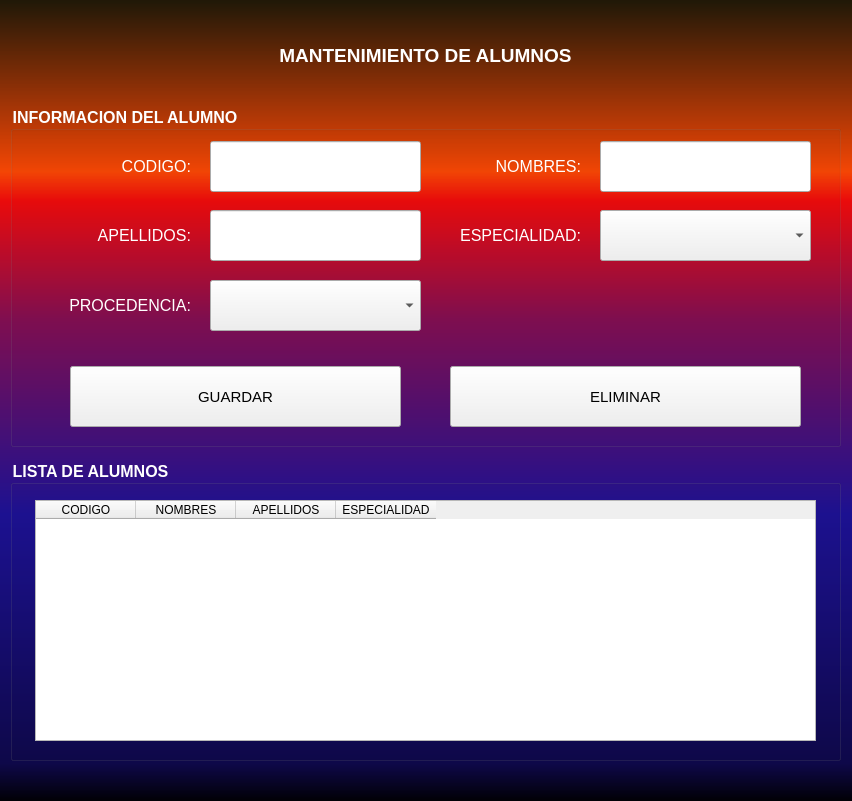
<?xml version="1.0" encoding="UTF-8"?>
<ui version="4.0">
 <class>MainWindow</class>
 <widget class="QMainWindow" name="MainWindow">
  <property name="geometry">
   <rect>
    <x>0</x>
    <y>0</y>
    <width>852</width>
    <height>801</height>
   </rect>
  </property>
  <property name="minimumSize">
   <size>
    <width>852</width>
    <height>801</height>
   </size>
  </property>
  <property name="maximumSize">
   <size>
    <width>852</width>
    <height>801</height>
   </size>
  </property>
  <property name="windowTitle">
   <string>MainWindow</string>
  </property>
  <property name="styleSheet">
   <string notr="true">QWidget#centralwidget{
background-color: qlineargradient(spread:pad, x1:0, y1:1, x2:0, y2:0, stop:0 rgba(0, 0, 0, 255), stop:0.05 rgba(14, 8, 73, 255), stop:0.36 rgba(28, 17, 145, 255), stop:0.6 rgba(126, 14, 81, 255), stop:0.75 rgba(234, 11, 11, 255), stop:0.78607 rgba(244, 70, 5, 255), stop:1 rgba(31, 24, 7, 255));
}</string>
  </property>
  <widget class="QWidget" name="centralwidget">
   <widget class="QLabel" name="label">
    <property name="geometry">
     <rect>
      <x>0</x>
      <y>20</y>
      <width>851</width>
      <height>71</height>
     </rect>
    </property>
    <property name="font">
     <font>
      <pointsize>14</pointsize>
      <weight>75</weight>
      <bold>true</bold>
     </font>
    </property>
    <property name="styleSheet">
     <string notr="true">COLOR: WHITE</string>
    </property>
    <property name="text">
     <string>MANTENIMIENTO DE ALUMNOS</string>
    </property>
    <property name="alignment">
     <set>Qt::AlignCenter</set>
    </property>
   </widget>
   <widget class="QGroupBox" name="groupBox">
    <property name="geometry">
     <rect>
      <x>10</x>
      <y>106</y>
      <width>831</width>
      <height>341</height>
     </rect>
    </property>
    <property name="font">
     <font>
      <pointsize>12</pointsize>
      <weight>75</weight>
      <bold>true</bold>
     </font>
    </property>
    <property name="styleSheet">
     <string notr="true">COLOR: WHITE</string>
    </property>
    <property name="title">
     <string>INFORMACION DEL ALUMNO</string>
    </property>
    <widget class="QLabel" name="label_2">
     <property name="geometry">
      <rect>
       <x>20</x>
       <y>30</y>
       <width>161</width>
       <height>61</height>
      </rect>
     </property>
     <property name="font">
      <font>
       <pointsize>12</pointsize>
       <weight>50</weight>
       <bold>false</bold>
      </font>
     </property>
     <property name="text">
      <string>CODIGO:</string>
     </property>
     <property name="alignment">
      <set>Qt::AlignRight|Qt::AlignTrailing|Qt::AlignVCenter</set>
     </property>
    </widget>
    <widget class="QLineEdit" name="le_cod">
     <property name="geometry">
      <rect>
       <x>200</x>
       <y>35</y>
       <width>211</width>
       <height>51</height>
      </rect>
     </property>
     <property name="styleSheet">
      <string notr="true">COLOR: BLACK</string>
     </property>
    </widget>
    <widget class="QLabel" name="label_3">
     <property name="geometry">
      <rect>
       <x>20</x>
       <y>99</y>
       <width>161</width>
       <height>61</height>
      </rect>
     </property>
     <property name="font">
      <font>
       <pointsize>12</pointsize>
       <weight>50</weight>
       <bold>false</bold>
      </font>
     </property>
     <property name="text">
      <string>APELLIDOS:</string>
     </property>
     <property name="alignment">
      <set>Qt::AlignRight|Qt::AlignTrailing|Qt::AlignVCenter</set>
     </property>
    </widget>
    <widget class="QLineEdit" name="le_last">
     <property name="geometry">
      <rect>
       <x>200</x>
       <y>104</y>
       <width>211</width>
       <height>51</height>
      </rect>
     </property>
     <property name="styleSheet">
      <string notr="true">COLOR: BLACK</string>
     </property>
    </widget>
    <widget class="QLabel" name="label_4">
     <property name="geometry">
      <rect>
       <x>410</x>
       <y>30</y>
       <width>161</width>
       <height>61</height>
      </rect>
     </property>
     <property name="font">
      <font>
       <pointsize>12</pointsize>
       <weight>50</weight>
       <bold>false</bold>
      </font>
     </property>
     <property name="text">
      <string>NOMBRES:</string>
     </property>
     <property name="alignment">
      <set>Qt::AlignRight|Qt::AlignTrailing|Qt::AlignVCenter</set>
     </property>
    </widget>
    <widget class="QLineEdit" name="le_name">
     <property name="geometry">
      <rect>
       <x>590</x>
       <y>35</y>
       <width>211</width>
       <height>51</height>
      </rect>
     </property>
     <property name="styleSheet">
      <string notr="true">COLOR: BLACK</string>
     </property>
    </widget>
    <widget class="QLabel" name="label_5">
     <property name="geometry">
      <rect>
       <x>410</x>
       <y>99</y>
       <width>161</width>
       <height>61</height>
      </rect>
     </property>
     <property name="font">
      <font>
       <pointsize>12</pointsize>
       <weight>50</weight>
       <bold>false</bold>
      </font>
     </property>
     <property name="text">
      <string>ESPECIALIDAD:</string>
     </property>
     <property name="alignment">
      <set>Qt::AlignRight|Qt::AlignTrailing|Qt::AlignVCenter</set>
     </property>
    </widget>
    <widget class="QComboBox" name="cb_special">
     <property name="geometry">
      <rect>
       <x>590</x>
       <y>104</y>
       <width>211</width>
       <height>51</height>
      </rect>
     </property>
     <property name="styleSheet">
      <string notr="true">COLOR: BLACK</string>
     </property>
    </widget>
    <widget class="QPushButton" name="pb_save">
     <property name="geometry">
      <rect>
       <x>60</x>
       <y>260</y>
       <width>331</width>
       <height>61</height>
      </rect>
     </property>
     <property name="font">
      <font>
       <pointsize>11</pointsize>
      </font>
     </property>
     <property name="styleSheet">
      <string notr="true">COLOR: BLACK</string>
     </property>
     <property name="text">
      <string>GUARDAR</string>
     </property>
    </widget>
    <widget class="QPushButton" name="pb_delete">
     <property name="geometry">
      <rect>
       <x>440</x>
       <y>260</y>
       <width>351</width>
       <height>61</height>
      </rect>
     </property>
     <property name="font">
      <font>
       <pointsize>11</pointsize>
      </font>
     </property>
     <property name="styleSheet">
      <string notr="true">COLOR: BLACK</string>
     </property>
     <property name="text">
      <string>ELIMINAR</string>
     </property>
    </widget>
    <widget class="QComboBox" name="cb_proce">
     <property name="geometry">
      <rect>
       <x>200</x>
       <y>174</y>
       <width>211</width>
       <height>51</height>
      </rect>
     </property>
     <property name="styleSheet">
      <string notr="true">COLOR: BLACK</string>
     </property>
    </widget>
    <widget class="QLabel" name="label_6">
     <property name="geometry">
      <rect>
       <x>20</x>
       <y>169</y>
       <width>161</width>
       <height>61</height>
      </rect>
     </property>
     <property name="font">
      <font>
       <pointsize>12</pointsize>
       <weight>50</weight>
       <bold>false</bold>
      </font>
     </property>
     <property name="text">
      <string>PROCEDENCIA:</string>
     </property>
     <property name="alignment">
      <set>Qt::AlignRight|Qt::AlignTrailing|Qt::AlignVCenter</set>
     </property>
    </widget>
   </widget>
   <widget class="QGroupBox" name="groupBox_2">
    <property name="geometry">
     <rect>
      <x>10</x>
      <y>460</y>
      <width>831</width>
      <height>301</height>
     </rect>
    </property>
    <property name="font">
     <font>
      <pointsize>12</pointsize>
      <weight>75</weight>
      <bold>true</bold>
     </font>
    </property>
    <property name="styleSheet">
     <string notr="true">COLOR: WHITE</string>
    </property>
    <property name="title">
     <string>LISTA DE ALUMNOS</string>
    </property>
    <widget class="QTableWidget" name="tw_lst">
     <property name="geometry">
      <rect>
       <x>25</x>
       <y>40</y>
       <width>781</width>
       <height>241</height>
      </rect>
     </property>
     <property name="styleSheet">
      <string notr="true">COLOR: BLACK</string>
     </property>
     <column>
      <property name="text">
       <string>CODIGO</string>
      </property>
     </column>
     <column>
      <property name="text">
       <string>NOMBRES</string>
      </property>
     </column>
     <column>
      <property name="text">
       <string>APELLIDOS</string>
      </property>
     </column>
     <column>
      <property name="text">
       <string>ESPECIALIDAD</string>
      </property>
     </column>
    </widget>
   </widget>
  </widget>
 </widget>
 <resources/>
 <connections/>
</ui>
